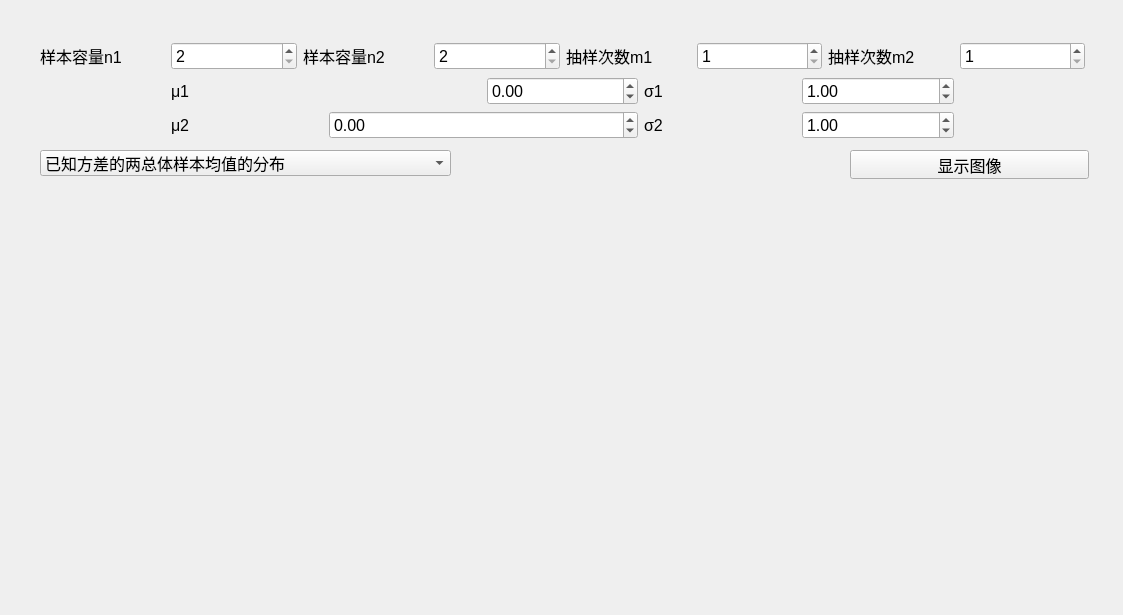
<?xml version="1.0" encoding="UTF-8"?>
<ui version="4.0">
 <class>Sd_DoubleNormal_Form</class>
 <widget class="QWidget" name="Sd_DoubleNormal_Form">
  <property name="geometry">
   <rect>
    <x>0</x>
    <y>0</y>
    <width>1123</width>
    <height>615</height>
   </rect>
  </property>
  <property name="font">
   <font>
    <pointsize>12</pointsize>
   </font>
  </property>
  <property name="windowTitle">
   <string>两个正态总体抽样分布</string>
  </property>
  <widget class="Plot" name="widget" native="true">
   <property name="geometry">
    <rect>
     <x>110</x>
     <y>190</y>
     <width>901</width>
     <height>391</height>
    </rect>
   </property>
  </widget>
  <widget class="QWidget" name="layoutWidget">
   <property name="geometry">
    <rect>
     <x>40</x>
     <y>41</y>
     <width>1045</width>
     <height>101</height>
    </rect>
   </property>
   <layout class="QGridLayout" name="gridLayout_2">
    <item row="0" column="6">
     <widget class="QLabel" name="label_6">
      <property name="text">
       <string>抽样次数m2</string>
      </property>
     </widget>
    </item>
    <item row="1" column="1" colspan="6">
     <layout class="QGridLayout" name="gridLayout">
      <item row="0" column="3">
       <widget class="QLabel" name="label_8">
        <property name="text">
         <string>σ1</string>
        </property>
       </widget>
      </item>
      <item row="1" column="1" colspan="2">
       <widget class="QDoubleSpinBox" name="doubleSpinBox_mu2">
        <property name="minimum">
         <double>-9999999999999999635896294965248.000000000000000</double>
        </property>
        <property name="maximum">
         <double>9999999999999999583119736832.000000000000000</double>
        </property>
       </widget>
      </item>
      <item row="0" column="2">
       <widget class="QDoubleSpinBox" name="doubleSpinBox_mu1">
        <property name="minimum">
         <double>-9999999999999999635896294965248.000000000000000</double>
        </property>
        <property name="maximum">
         <double>9999999999999999583119736832.000000000000000</double>
        </property>
       </widget>
      </item>
      <item row="1" column="3">
       <widget class="QLabel" name="label_4">
        <property name="text">
         <string>σ2</string>
        </property>
       </widget>
      </item>
      <item row="0" column="0" colspan="2">
       <widget class="QLabel" name="label_7">
        <property name="text">
         <string>μ1</string>
        </property>
       </widget>
      </item>
      <item row="1" column="0">
       <widget class="QLabel" name="label_3">
        <property name="text">
         <string>μ2</string>
        </property>
       </widget>
      </item>
      <item row="1" column="4">
       <widget class="QDoubleSpinBox" name="doubleSpinBox_sigma2">
        <property name="minimum">
         <double>0.000000000000000</double>
        </property>
        <property name="maximum">
         <double>9999999999999999583119736832.000000000000000</double>
        </property>
        <property name="value">
         <double>1.000000000000000</double>
        </property>
       </widget>
      </item>
      <item row="0" column="4">
       <widget class="QDoubleSpinBox" name="doubleSpinBox_sigma1">
        <property name="minimum">
         <double>0.000000000000000</double>
        </property>
        <property name="maximum">
         <double>9999999999999999583119736832.000000000000000</double>
        </property>
        <property name="value">
         <double>1.000000000000000</double>
        </property>
       </widget>
      </item>
     </layout>
    </item>
    <item row="0" column="0">
     <widget class="QLabel" name="label">
      <property name="text">
       <string>样本容量n1</string>
      </property>
     </widget>
    </item>
    <item row="0" column="5">
     <widget class="QSpinBox" name="spinBox_m1">
      <property name="minimum">
       <number>1</number>
      </property>
      <property name="maximum">
       <number>999999999</number>
      </property>
     </widget>
    </item>
    <item row="0" column="7">
     <widget class="QSpinBox" name="spinBox_m2">
      <property name="minimum">
       <number>1</number>
      </property>
      <property name="maximum">
       <number>999999999</number>
      </property>
     </widget>
    </item>
    <item row="0" column="3">
     <widget class="QSpinBox" name="spinBox_n2">
      <property name="minimum">
       <number>2</number>
      </property>
      <property name="maximum">
       <number>999999999</number>
      </property>
     </widget>
    </item>
    <item row="0" column="4">
     <widget class="QLabel" name="label_2">
      <property name="text">
       <string>抽样次数m1</string>
      </property>
     </widget>
    </item>
    <item row="0" column="1">
     <widget class="QSpinBox" name="spinBox_n1">
      <property name="minimum">
       <number>2</number>
      </property>
      <property name="maximum">
       <number>999999999</number>
      </property>
     </widget>
    </item>
    <item row="0" column="2">
     <widget class="QLabel" name="label_5">
      <property name="text">
       <string>样本容量n2</string>
      </property>
     </widget>
    </item>
   </layout>
  </widget>
  <widget class="QPushButton" name="pushButton_4">
   <property name="geometry">
    <rect>
     <x>850</x>
     <y>150</y>
     <width>239</width>
     <height>29</height>
    </rect>
   </property>
   <property name="text">
    <string>显示图像</string>
   </property>
  </widget>
  <widget class="QComboBox" name="comboBox">
   <property name="geometry">
    <rect>
     <x>40</x>
     <y>150</y>
     <width>411</width>
     <height>26</height>
    </rect>
   </property>
   <item>
    <property name="text">
     <string>已知方差的两总体样本均值的分布</string>
    </property>
   </item>
   <item>
    <property name="text">
     <string>已知方差的两总体样本方差比的分布</string>
    </property>
   </item>
   <item>
    <property name="text">
     <string>方差相等的两总体样本方差比的分布</string>
    </property>
   </item>
  </widget>
  <widget class="QWidget" name="">
   <property name="geometry">
    <rect>
     <x>0</x>
     <y>0</y>
     <width>2</width>
     <height>2</height>
    </rect>
   </property>
   <layout class="QGridLayout" name="gridLayout_3"/>
  </widget>
  <widget class="QWidget" name="">
   <property name="geometry">
    <rect>
     <x>0</x>
     <y>0</y>
     <width>2</width>
     <height>2</height>
    </rect>
   </property>
   <layout class="QGridLayout" name="gridLayout_4"/>
  </widget>
  <widget class="QWidget" name="">
   <property name="geometry">
    <rect>
     <x>0</x>
     <y>0</y>
     <width>2</width>
     <height>2</height>
    </rect>
   </property>
   <layout class="QVBoxLayout" name="verticalLayout"/>
  </widget>
 </widget>
 <customwidgets>
  <customwidget>
   <class>Plot</class>
   <extends>QWidget</extends>
   <header>Plot.h</header>
   <container>1</container>
  </customwidget>
 </customwidgets>
 <resources/>
 <connections/>
</ui>
